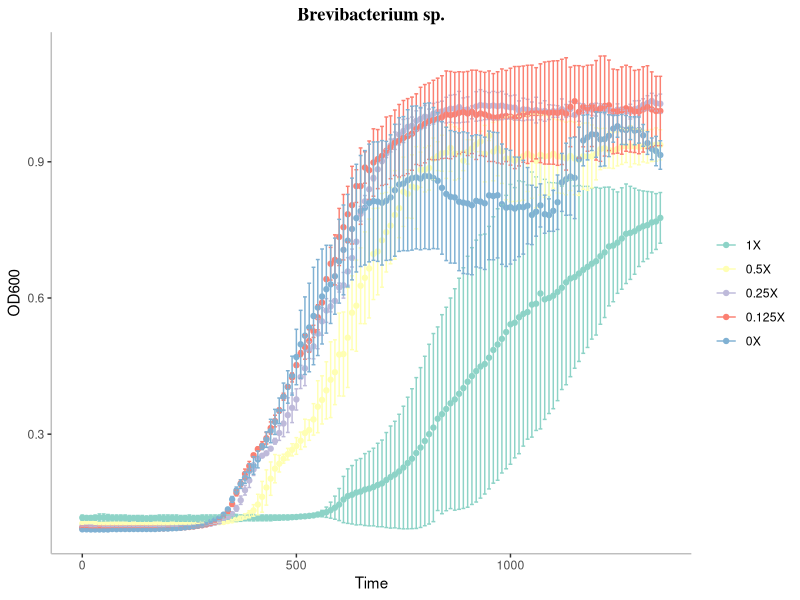
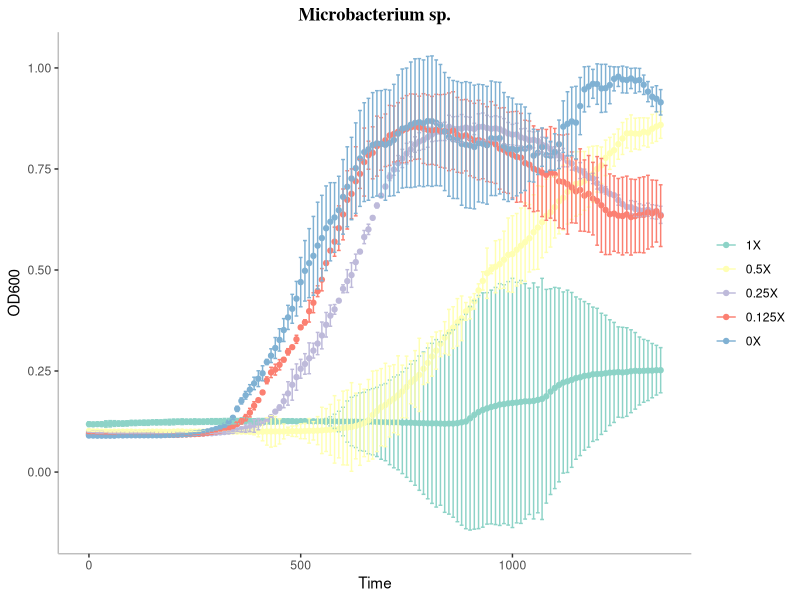
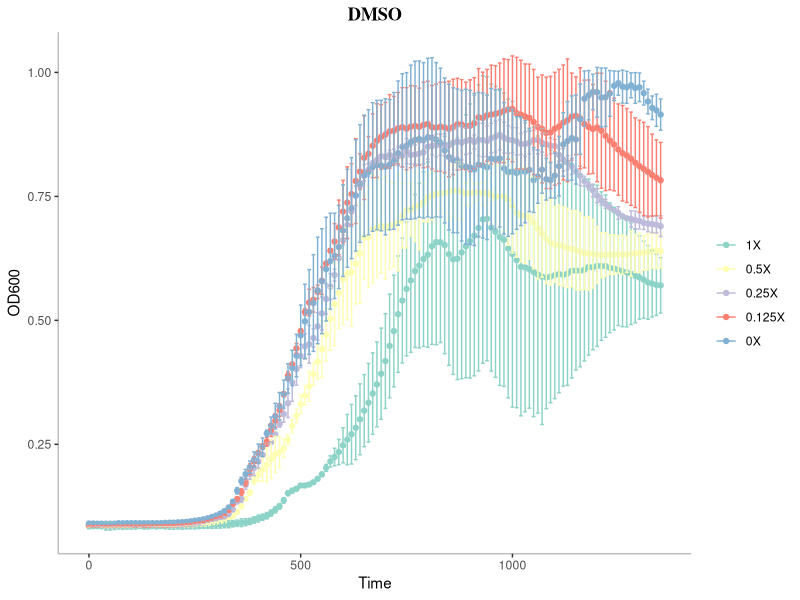
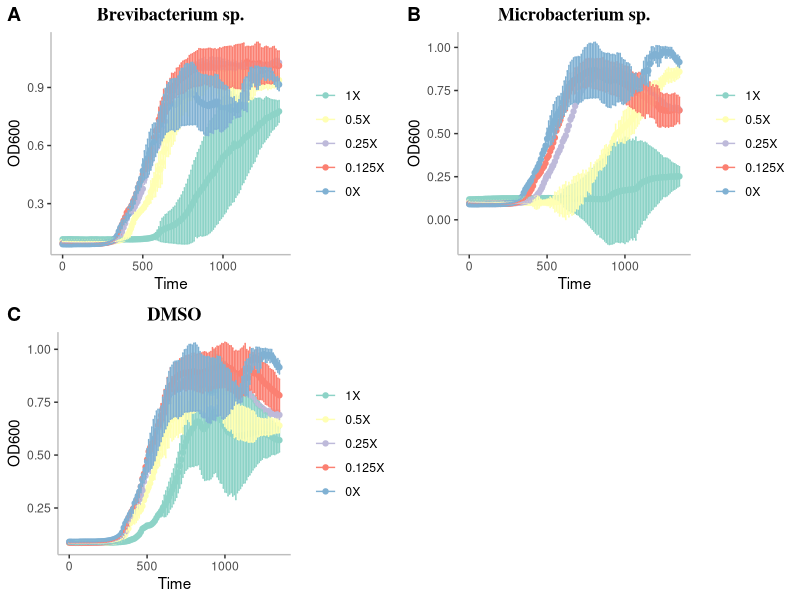

Source code (R) for these figures, in order:
#install packages
install.packages("tidyverse")
library(tidyverse)
library(ggplot2)
library(reshape2)
library(RColorBrewer)
install.packages("cowplot")
library(cowplot)
install.packages('Rmisc')
library(dplyr)

#load data
library(readxl)
LK135_pa <- read_excel("LK135_pa.xlsx")
LK369_pa <- read_excel("LK369_pa.xlsx")
DMSO_pa <- read_excel("DMSO_pa.xlsx")

#select mean and sd columns for plotting
new <- select(LK135_pa, 1,4,5,8,9,12,13,16,17,21,22)
new1 <- select(LK369_pa, 1,4,5,8,9,12,13,16,17,21,22)
new2 <- select(DMSO_pa, 1,4,5,8,9,12,13,16,17,21,22)

#gather means together into 4 columns with STDEV as long format
sd <- new %>% gather("Sample", "STDEV", starts_with("STDEV"))
#select time and mean columns
mean <- select(LK135_pa, 1, 4,8,12,16,21)
#melting mean data 
mean <- melt(mean, id.vars = "Time")
#move long format STDEV to melted mean data
mean$sd <- sd$STDEV

sd1 <- new1 %>% gather("Sample", "STDEV", starts_with("STDEV"))
mean1 <- select(LK369_pa, 1, 4,8,12,16,21)
mean1 <- melt(mean1, id.vars = "Time")
mean1$sd <- sd$STDEV

sd2 <- new2 %>% gather("Sample", "STDEV", starts_with("STDEV"))
mean2 <- select(DMSO_pa, 1, 4,8,12,16,21)
mean2 <- melt(mean2, id.vars = "Time")
mean2$sd <- sd$STDEV

#plotting individual plots
LK135 <- ggplot(data = mean, aes(x = Time, y = value, color = variable)) +
  geom_point() +
  geom_errorbar(aes(ymin = value-sd, ymax = value+sd))+
  labs(x = "Time", y = "OD600") +
  ggtitle("Brevibacterium sp.") +
  theme(plot.title = element_text(family = "Times", face = "bold", hjust = 0.5)) +
  theme(legend.title = element_blank()) +
  theme(panel.border = element_blank(), panel.grid.major = element_blank(), panel.grid.minor = element_blank(), panel.background = element_blank(), axis.line = element_line(colour = "grey")) +
  scale_color_brewer(palette = "Set3")
LK135
LK369 <- ggplot(data = mean1, aes(x = Time, y= value, color = variable)) +
  geom_point() +
  geom_errorbar(aes(ymin = value-sd, ymax = value+sd))+
  labs(x = "Time", y= "OD600") +
  ggtitle("Microbacterium sp.") +
  theme(plot.title = element_text(family = "Times", face = "bold", hjust = 0.5)) +
  theme(legend.title = element_blank()) +
  theme(panel.border = element_blank(), panel.grid.major = element_blank(), panel.grid.minor = element_blank(), panel.background = element_blank(), axis.line = element_line(colour = "grey")) +
  scale_color_brewer(palette = "Set3")
LK369
DMSO <- ggplot(data = mean2, aes(x = Time, y=value, color = variable)) +
  geom_point() +
  geom_errorbar(aes(ymin = value-sd, ymax = value+sd))+
  labs(x = "Time", y = "OD600") +
  ggtitle("DMSO") +
  theme(plot.title = element_text(family = "Times", face = "bold", hjust = 0.5)) +
  theme(legend.title = element_blank()) +
  theme(panel.border = element_blank(), panel.grid.major = element_blank(), panel.grid.minor = element_blank(), panel.background = element_blank(), axis.line = element_line(colour = "grey"))+
  scale_color_brewer(palette = "Set3")
DMSO

#combining three plots
plot_grid(LK135, LK369, DMSO, labels = c("A", "B", "C"), ncol = 2)




       
         